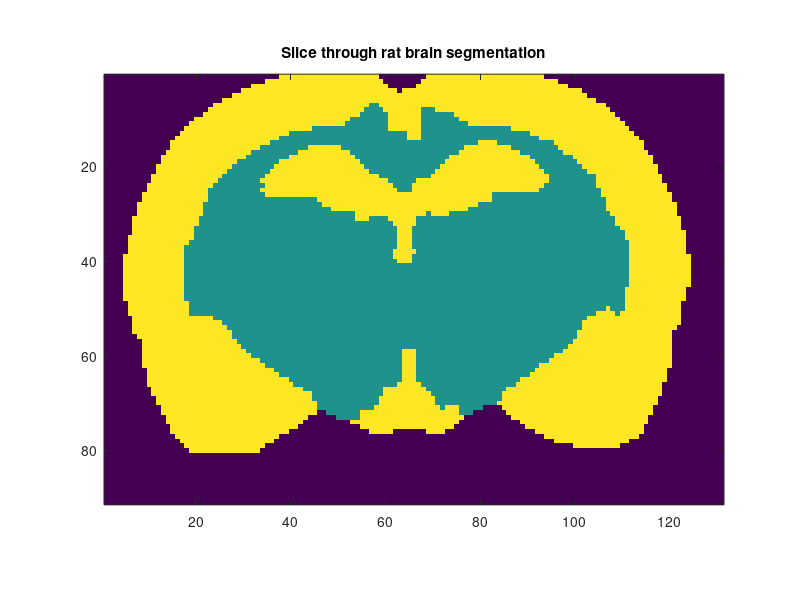

Here is the MATLAB script that generated this plot: (Note: this script raises an error after producing the figure.)
%% Brain example

% MRI segmentation was performed in Seg3D and saved to .mat file. In this
% case we have extracted the volume data from the file saved my Seg3D to
% save space:
%
% load('Seg3D_Out');
% V=scirunnrrd.data;
% save('Brain_seg.mat','V');
%
% Requires iso2mesh for plotting with binsurface only.

% This segmentation was resampled to give a uniform 
load('Brain_seg.mat');
pixel_scale=8;
vol_res=1/pixel_scale;
xyz_res=[vol_res,vol_res,vol_res];

elec_pos_sc=dlmread('Brain_elec.txt');

%plot if we have iso2mesh
if ~isempty(which('plotmesh'))
    
    % extract surface of each layer for plotting
    % binsurface needs [0 1] only, and can only do 1 surface at a time
    V1=V;
    V1(V1==2)=0;
    V2=V;
    V2(V2==1)=0;
    V2(V2==2)=1;
    
    [node1,elem1]=binsurface(V1,4);
    [node2,elem2]=binsurface(V2,4);
    
    figure
    hold on
    patch('Vertices',node1,'faces',elem1,'FaceColor','none','EdgeAlpha',1,'EdgeColor','r');
    patch('Vertices',node2,'faces',elem2,'FaceColor','none','EdgeAlpha',0.4,'EdgeColor',[0.4 0.4 0.4]);
    plot3(elec_pos_sc(:,1),elec_pos_sc(:,2),elec_pos_sc(:,3),'.','MarkerSize',30);
    legend('White Matter','Grey Matter','Electrodes');

    hold off
    daspect([1,1,1]);
    view(3);
    drawnow;
    title('Rat brain seg w/ white and grey matter layers')
    % the holes in the top of the grey matter layer are an artefact of the
    % binsurface output, they are not present in the inr (see fig below)
    
%     saveas(gcf,'figures/brain_seg.png');
    
end


figure
imagesc(squeeze(V(:,:,100))');
daspect([1,1,1]);
title('Slice through rat brain segmentation');
% saveas(gcf,'figures/brain_seg_slice.png');


% save the segmentation to inr for the mesher
saveinr_EIT(uint8(V),'Brain.inr',xyz_res);


%% Run the mesher

P=getmesherparam;
P.pixel_scale_mm=pixel_scale;
P.facet_distance_mm=.4;
P.cell_fine_size_mm=.5;
P.cell_coarse_size_mm=.6;
P.refine_electrodes = 1;
P.electrode_radius_mm=.3;
P.cell_size_electrodes_mm=.1;

% Turn off all optimisations
P.opt.exude_opt=0;
P.opt.lloyd_opt=0;
P.opt.odt_opt=0;
P.opt.perturb_opt=0;

% save the output to csv to load into matlab
P.save.save_nodes_tetra=1;
% save VTK to view it paraview
P.save.save_vtk=1;

% Move the electrode positions to ensure they are placed on the surface,
% the positions are not exact in the first place
P.move.move_electrodes=1;
P.move.outermost_tissue=2;

% write parameter file
writemesherparam('Brain_params.txt',P);

runmesher('Brain.inr','Brain_elec.txt','Brain_params.txt','output/','BrainMesh');


%% Plot mesh 

Mesh=loadmesh('output/BrainMesh');
figure
hold on;
trep = triangulation(Mesh.Tetra, Mesh.Nodes);
[Triangle_Boundary, Nodes_Boundary] = freeBoundary(trep);
h= trisurf(Triangle_Boundary, Nodes_Boundary(:,1), Nodes_Boundary(:,2), Nodes_Boundary(:,3));

set(h,'EdgeColor',[0.3,0.3,0.3],'FaceColor','w','FaceAlpha',1);
daspect([1,1,1]);

plot3(Mesh.elec_pos(:,1),Mesh.elec_pos(:,2),Mesh.elec_pos(:,3),'.','Markersize',30);

hold off
view(3)
title('Rat Brain Mesh Low Res')

% saveas(gcf,'figures/BrainMesh_LowRes.png')

%% Run at higher resolution

% create settings for a more realistic mesh 

P=getmesherparam;
P.pixel_scale_mm=pixel_scale;
P.facet_distance_mm=.4;
P.cell_fine_size_mm=.15; % Overall smaller elements
P.cell_coarse_size_mm=.2;  % Much higher lower bound of element size
P.refine_electrodes = 1;
P.electrode_radius_mm=.3;
P.cell_size_electrodes_mm=.05; % v high res around the electrodes

% Turn on all optimisations and give them a long time to run
P.opt.exude_opt=1;
P.opt.lloyd_opt=1;
P.opt.odt_opt=1;
P.opt.perturb_opt=1;
P.opt.time_limit_sec=86400;

% save the output to csv to load into matlab
P.save.save_nodes_tetra=0;
% save VTK to view it paraview
P.save.save_vtk=1;

% Move the electrode positions to ensure they are placed on the surface,
% the positions are not exact in the first place
P.move.move_electrodes=1;
P.move.outermost_tissue=2;

% write parameter file
writemesherparam('Brain_params_HR.txt',P);

runmesher('Brain.inr','Brain_elec.txt','Brain_params_HR.txt','output_HR/','BrainMeshHighRes');





